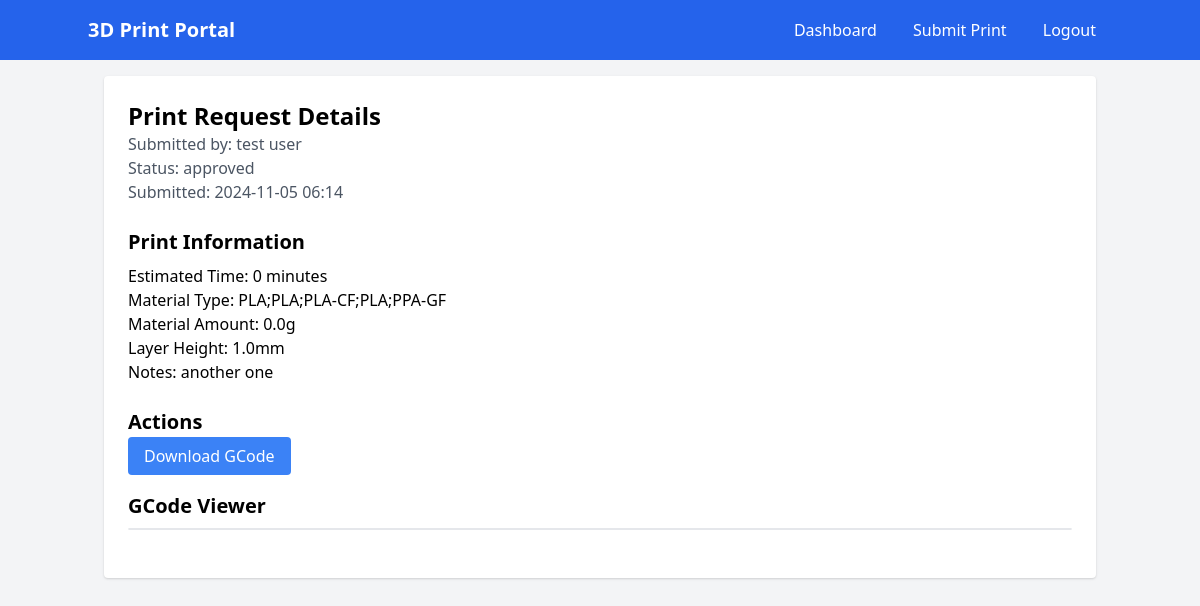
Page /request/2 (signed in) on the committed database.
### app.py (models this page shows)
class User(UserMixin, db.Model):
    id = db.Column(db.Integer, primary_key=True)
    username = db.Column(db.String(80), unique=True, nullable=False)
    email = db.Column(db.String(120), unique=True, nullable=False)
    id_number = db.Column(db.String(20), unique=True, nullable=False)
    password_hash = db.Column(db.String(120), nullable=False)
    is_admin = db.Column(db.Boolean, default=False)
    print_requests = db.relationship("PrintRequest", backref="user", lazy=True)

class PrintRequest(db.Model):
    id = db.Column(db.Integer, primary_key=True)
    filename = db.Column(db.String(120), nullable=False)
    filepath = db.Column(db.String(200), nullable=False)
    status = db.Column(db.String(20), default="pending")
    timestamp = db.Column(db.DateTime, default=datetime.utcnow)
    user_id = db.Column(db.Integer, db.ForeignKey("user.id"), nullable=False)
    notes = db.Column(db.Text)
    estimated_time = db.Column(db.Integer)
    material_type = db.Column(db.String(50))
    material_amount = db.Column(db.Float)
    layer_height = db.Column(db.Float)

### app.py (the view)
@app.route("/request/<int:request_id>")
@login_required
def view_request(request_id):
    print_request = PrintRequest.query.get_or_404(request_id)
    if not current_user.is_admin and print_request.user_id != current_user.id:
        flash("Unauthorized")
        return redirect(url_for("dashboard"))
    try:
        with open(print_request.filepath, "r") as file:
            gcode_preview = file.readlines()[:100]  # First 100 lines
    except:
        gcode_preview = ["Unable to load gcode preview"]
    return render_template(
        "view_request.html", print_request=print_request, gcode_preview=gcode_preview
    )

### app.py (called while the page is built)
@login_manager.user_loader
def load_user(user_id):
    return User.query.get(int(user_id))

### templates/view_request.html (shortened to what this page needs)
{% extends "base.html" %}
{% block content %}
<div class="bg-white p-6 rounded shadow">
    <div class="mb-6">
        <h2 class="text-2xl font-bold">Print Request Details</h2>
        <p class="text-gray-600">Submitted by: {{ print_request.user.username }}</p>
        <p class="text-gray-600">Status: {{ print_request.status }}</p>
        <p class="text-gray-600">Submitted: {{ print_request.timestamp.strftime('%Y-%m-%d %H:%M') }}</p>
    </div>
    <div class="mb-6">
        <h3 class="text-xl font-bold mb-2">Print Information</h3>
        <p>Estimated Time: {{ print_request.estimated_time }} minutes</p>
        <p>Material Type: {{ print_request.material_type }}</p>
        <p>Material Amount: {{ print_request.material_amount }}g</p>
        <p>Layer Height: {{ print_request.layer_height }}mm</p>
        {% if print_request.notes %}
        <p>Notes: {{ print_request.notes }}</p>
        {% endif %}
    </div>
    <div class="mb-6">
        <h3 class="text-xl font-bold mb-2">Actions</h3>
        <div class="space-x-4">
            <a href="{{ url_for('download_gcode', request_id=print_request.id) }}"
               class="bg-blue-500 text-white px-4 py-2 rounded hover:bg-blue-600">
                Download GCode
            </a>
        </div>
    </div>
    <div class="mb-6">
        <h3 class="text-xl font-bold mb-2">GCode Viewer</h3>
        <div id="gcode-viewer" class="w-full h-[600px] border rounded"></div>
    </div>
</div>
{% endblock %}

### rows in the picture
User: user.username "test user"
PrintRequest: status "approved", timestamp "2024-11-05 06:14", estimated_time "0", material_type "PLA;PLA;PLA-CF;PLA;PPA-GF", material_amount "0.0", layer_height "1.0", notes "another one"
